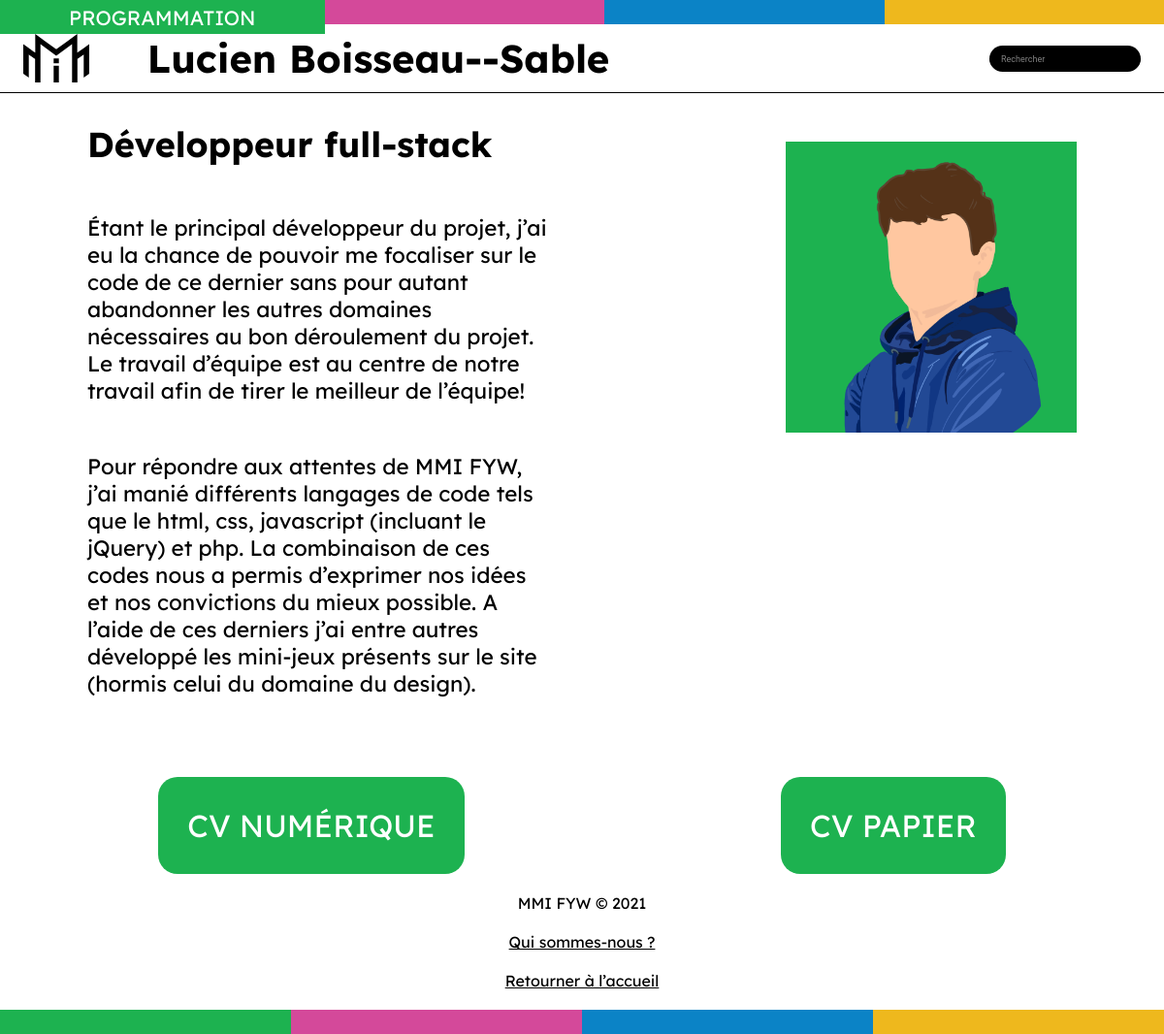
Page /mmifyw/pages/profil.php?id=3 on the committed database.
### tables this page shows
CREATE TABLE `profil` (
  `id` int(10) NOT NULL,
  `nom` varchar(100) NOT NULL,
  `role` varchar(100) NOT NULL,
  `texte` text NOT NULL,
  `urlPhoto` varchar(255) NOT NULL,
  `urlCvNum` varchar(255) NOT NULL,
  `urlCvPapier` varchar(255) NOT NULL
);

### mmifyw/pages/profil.php (the view, shortened to what this page needs)
<?php
  include "../connexionPDO.php";
  $id = $_GET['id'];
  if ($id == 4){
    $couleur = "audiovisuel";
  } else if ($id == 2){
    $couleur = "communication";
  } else if ($id == 3){
    $couleur = "programmation";
  } else {
    $couleur = "design";
  }
  $sql = "SELECT * FROM profil WHERE id = '" . $id . "'";
  $req = $db -> prepare($sql);
  $req -> execute();
  while ($data = $req -> fetch()){
      $nom = $data['nom'];
      $role = $data['role'];
      $content = $data['texte'];
      $photo = $data['urlPhoto'];
      $cvNum = $data['urlCvNum'];
      $cvPapier = $data['urlCvPapier'];
  }
?>
<!DOCTYPE html>
<html lang="fr">
  <head>
    <link rel="stylesheet" href="../styles/profil.css" />
    <link rel="stylesheet" href="../styles/header.css" />
    <link rel="stylesheet" href="../styles/footer.css" />
  </head>
  <body class="<?php echo $couleur ?>">
    <header><?php
      $titre = $nom;
      include 'header.php';
    ?></header>
    <section>
      <div class="container_1">
        <h2><?php echo $role ?></h2>
        <?php echo $content ?>
      </div>
      <div class="blob"><img src="<?php echo $photo ?>" alt="" /></div>
    </section>
    <div class="containerCvLinks">
      <a href="<?php echo $cvNum ?>" target="_blank" >CV NUMÉRIQUE</a>
      <a href="<?php echo $cvPapier ?>" target="_blank" >CV PAPIER</a>
    </div>
    <?php
        include 'footer.php';
    ?>
  </body>
</html>

### mmifyw/pages/header.php (shortened to what this page needs)
<div class="headerInclude">
    <div class="container">
        <a href="../pages/domaine.php?page=programmation"><p>PROGRAMMATION</p></a>
        <a href="../pages/domaine.php?page=design"><p>DESIGN</p></a>
        <a href="../pages/domaine.php?page=communication"><p>COMMUNICATION</p></a>
        <a href="../pages/domaine.php?page=audiovisuel"><p>AUDIOVISUEL</p></a>
    </div>
    <div class="container_2">
        <a href="../index.php"><img src="../medias/logo.svg"></a>
        <h1>
            <?php
                echo $titre;
            ?>
        </h1>
        <div class="container_3">
            <div class="recherche">
                <input type="search" class="search" placeholder="Rechercher" autocomplete="off">
            </div>
        </div>
    </div>
</div>

### mmifyw/styles/profil.css (style rules this page uses)
body { margin: 0; overflow-x: hidden; font-family: 'Lexend Deca', sans-serif; }
.programmation section .blob { background-color: #1DB250; }
.programmation .containerCvLinks>a { background-color: #1DB250; }
section { width: 100vw; height: fit-content; height: -moz-fit-content; display: flex; justify-content: center; }
section .container_1 { width: 60vw; height: fit-content; height: -moz-fit-content; }
section h2 { font-size: 3vw; }
section p { margin-top: 50px; font-size: 1.4rem; width: 40vw; }
section .blob { margin-top: 50px; background-color: #D4499A; height: 25vw; width: 25vw; animation: animate 5s linear infinite; overflow: hidden; }
section .blob img { height: 100%; }
.containerCvLinks { width: 100vw; height: 20vh; display: flex; justify-content: space-around; align-items: flex-end; }
.containerCvLinks>a { text-decoration: none; color: white; background-color: #D4499A; padding: 30px; border-radius: 20px; font-size: 2rem; transition: 1s ease; }

### mmifyw/styles/header.css (style rules this page uses)
header { background-color: white; font-family: 'Lexend Deca', sans-serif; z-index: 5; }
header h1 { color: black; width: 100vw; }
header .container { width: 100%; height: 25px; display: flex; }
header .container>a { width: 25vw; height: 25px; }
header .container>a:nth-child(1) { background-color: #1DB250; transition: 0.25s ease; }
header .container>a:nth-child(2) { background-color: #D4499A; transition: 0.25s ease; }
header .container>a:nth-child(3) { background-color: #0B83C6; transition: 0.25s ease; }
header .container>a:nth-child(4) { background-color: #EEB81D; transition: 0.25s ease; }
header .container_2 { width: 100%; height: 70px; border-bottom: solid black 1px; display: flex; align-items: center; justify-content: flex-start; }
header .container_3 { display: flex; justify-content: flex-end; margin-right: 2%; }
header img[src="../medias/logo.svg"] { height: 50px; float: left; transition: 1s; margin-left: 2vw; }
header .container_2>h1 { font-size: 2.5rem; margin-left: 5vw; }
header a { text-decoration: none; }
header a>p { color: white; text-align: center; margin-top: 5px; opacity: 0%; transition: 0.25s ease-in-out; border: none; text-decoration: none; }
input[type="search"] { background-color: black; outline: 0; border: 0; padding: 0.5vw 1vw; padding-right: 2.5vw; border-radius: 50px; width: 13vw; height: 2.25vw; color: white; font-family: 'Roboto', sans-serif; font-size: 1vw; position: relative; cursor: text; z-index: 20; }
input[type="search"]::placeholder { color: rgba(255, 255, 255, 0.5); font-size: 0.75vw; opacity: 1; }
.recherche { width: fit-content; height: fit-content; width: -moz-fit-content; height: -moz-fit-content; position: relative; }

### rows in the picture
profil: nom "Lucien Boisseau--Sable", role "Développeur full-stack", texte "Étant le principal développeur du projet, j’ai eu la chance de pouvoir me focaliser sur le code de ce dernier sans pour autant abandonner les autres domaines nécessaires au bon déroulement du projet. Le travail d’équipe est au centre de notre travail afin de tirer le meilleur de l’équipe! Pour répondre aux attentes de MMI FYW, j’ai manié différents langages de code tels que le html, css, javascript (incluant le jQuery) et php. La combinaison de ces codes nous a permis d’exprimer nos idées et nos convictions du mieux possible. A l’aide de ces derniers j’ai entre autres développé les mini-jeux présents sur le site (hormis celui du domaine du design).", urlPhoto (picture)
